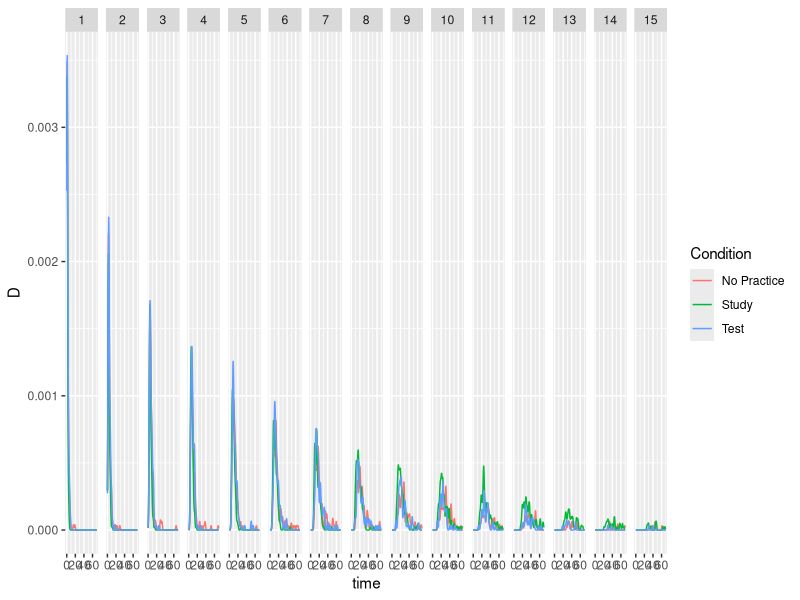

Here is the R script that generated this plot:
df <-read.csv('CFRss.csv')
library(ggplot2)
library(dplyr)
dedup <- function(a,b) { 
  if (any(is.na(a))) {
    a[!is.na(a)] <- 1:length(a[!is.na(a)])
  }
  return(a)
}
df[,c('sub_num','class')] <- lapply(df[,c('sub_num','class')],factor)
df <- df %>% group_by(sub_num) %>% 
  mutate(abs_list =rep(1:12,as.vector(table(list,phase)[,2:1][table(list,phase)[,2:1]>0])))
df <- df %>% group_by(sub_num, abs_list)   %>% 
  mutate(CRT = cumsum(RT[!is.nan(RT)]), 
         practice = practice[1],
         order = 1:length(order),
         Nrecalled = sum(score %in% c(0,1))) 
df$order[df$score ==2] <- NA
df <- df %>% group_by(sub_num,abs_list) %>%
  mutate(order = dedup(order,score)) %>% 
  ungroup() %>% 
  arrange(desc(phase),practice)
df$score <- factor(df$score, levels = c(0,1))
df <- df %>% ungroup() %>% arrange(sub_num,practice)
df2 <- df %>% filter(score %in% 1) %>% group_by(sub_num,abs_list) %>% 
  mutate(N=factor(1:n()),
         grpSz = n()) 
df3 <-expand.grid(class=levels(df2$class), N= levels(df2$N), time = seq(.1,90,.1),D=NA)
for (i in unique(df2$class)){
  for(j in unique(df2$N)){
  D <- density(df2$CRT[df2$class==i & df2$N==j],bw=1,n=900,from=.1,to=90)$y
  D <-D/sum(D)
  D<-(sum(df2$class==i & df2$N==j)/(34*4)) * D
  df3$D[df3$class==i & df3$N==j] <- D
  }
}
df3 <- df3 %>% group_by(class) %>% 
  mutate(D = D/sum(D))

ggplot(df3,aes(x=time,y=D,color=class))+
  geom_line() +
  facet_grid(.~N) + 
  scale_x_continuous(limits=c(0,70)) + 
  scale_color_discrete("Condition",labels=c("No Practice", "Study", "Test"))
# df4 <- df2 %>% group_by(class,N) %>% 
#   summarise(herp = n())
